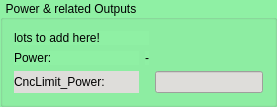
    <widget class="QGroupBox" name="groupBox_Powers">
     <property name="styleSheet">
      <string notr="true">background-color: rgb(143, 240, 164);</string>
     </property>
     <property name="title">
      <string>Power &amp;&amp; related Outputs</string>
     </property>
     <layout class="QGridLayout" name="gridLayout_4">
      <item row="1" column="0">
       <layout class="QHBoxLayout" name="horizontalLayout_8">
        <item>
         <widget class="QLabel" name="label_Pwr">
          <property name="sizePolicy">
           <sizepolicy hsizetype="Maximum" vsizetype="Preferred">
            <horstretch>0</horstretch>
            <verstretch>0</verstretch>
           </sizepolicy>
          </property>
          <property name="minimumSize">
           <size>
            <width>125</width>
            <height>0</height>
           </size>
          </property>
          <property name="maximumSize">
           <size>
            <width>16777215</width>
            <height>16777215</height>
           </size>
          </property>
          <property name="toolTip">
           <string>Power Required at the cutter: Pg 1048, Pc = Kp * C * Q * toolWear (Watts)
Power Required at the motor:  Pm = Pc / E (Watts)</string>
          </property>
          <property name="text">
           <string>Power:</string>
          </property>
         </widget>
        </item>
        <item>
         <widget class="QLabel" name="hp_result">
          <property name="text">
           <string>-</string>
          </property>
         </widget>
        </item>
       </layout>
      </item>
      <item row="0" column="0">
       <widget class="QLabel" name="label_3">
        <property name="text">
         <string>lots to add here!</string>
        </property>
       </widget>
      </item>
      <item row="2" column="0">
       <widget class="QLabel" name="label_CncLimit_Pwr_lbl">
        <property name="sizePolicy">
         <sizepolicy hsizetype="Maximum" vsizetype="Preferred">
          <horstretch>0</horstretch>
          <verstretch>0</verstretch>
         </sizepolicy>
        </property>
        <property name="minimumSize">
         <size>
          <width>125</width>
          <height>0</height>
         </size>
        </property>
        <property name="maximumSize">
         <size>
          <width>16777215</width>
          <height>16777215</height>
         </size>
        </property>
        <property name="toolTip">
         <string>Optional user CNC Limit</string>
        </property>
        <property name="styleSheet">
         <string notr="true">background-color: rgb(222, 221, 218);</string>
        </property>
        <property name="text">
         <string>CncLimit_Power:</string>
        </property>
        <property name="alignment">
         <set>Qt::AlignLeading|Qt::AlignLeft|Qt::AlignVCenter</set>
        </property>
       </widget>
      </item>
      <item row="2" column="1">
       <widget class="QLineEdit" name="CncLimit_Pwr_LE">
        <property name="sizePolicy">
         <sizepolicy hsizetype="Preferred" vsizetype="Fixed">
          <horstretch>0</horstretch>
          <verstretch>0</verstretch>
         </sizepolicy>
        </property>
        <property name="toolTip">
         <string>Optional user CNC Limit</string>
        </property>
        <property name="styleSheet">
         <string notr="true">background-color: rgb(222, 221, 218);</string>
        </property>
        <property name="placeholderText">
         <string/>
        </property>
        <property name="clearButtonEnabled">
         <bool>true</bool>
        </property>
        <property name="unit" stdset="0">
         <string notr="true"/>
        </property>
       </widget>
      </item>
     </layout>
    </widget>
